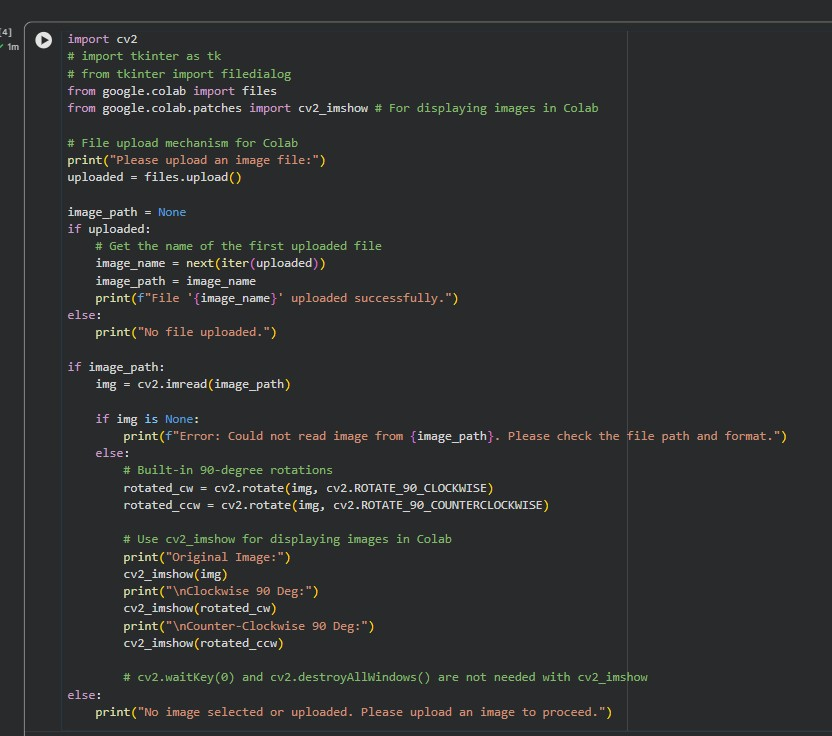
#> input picture Lab Experiments/Exp 9/exp 9 code.jpg, 832 x 736 px, found by its file name
$ python 'Exp 14.py'
#> lines starting #> are read from the running program, lines starting #| are printed output that depends on the picture
import cv2
import numpy as np
from google.colab import files
from google.colab.patches import cv2_imshow # For displaying images in Colab

# File upload
uploaded = files.upload()
#> the answer given: exp 9 code.jpg

image_path = None
if uploaded:
    # Assuming only one file is uploaded for simplicity
    image_name = list(uploaded.keys())[0]
    image_path = image_name
    print(f"Uploaded file: {image_name}")

if image_path:
    img = cv2.imread(image_path)
#> img is the input picture: shape (736, 832, 3); mean B, G, R 47.7, 47, 45.9

    if img is None:
        print(f"Error: Could not load image from {image_path}. Please check the file path and ensure it's a valid image.")
    else:
        rows, cols = img.shape[:2]
#> rows = 736; cols = 832

        # At least 4 corresponding point pairs
        src_pts = np.float32([[0, 0], [cols - 1, 0], [0, rows - 1], [cols - 1, rows - 1]])
#> src_pts = [[0, 0], [831, 0], [0, 735], [831, 735]]
        dst_pts = np.float32([[50, 50], [cols - 100, 20], [20, rows - 50], [cols - 50, rows - 20]])

        # Find Homography matrix H
        H, status = cv2.findHomography(src_pts, dst_pts)
#> status = [1, 1, 1, 1]
        homography_img = cv2.warpPerspective(img, H, (cols, rows))
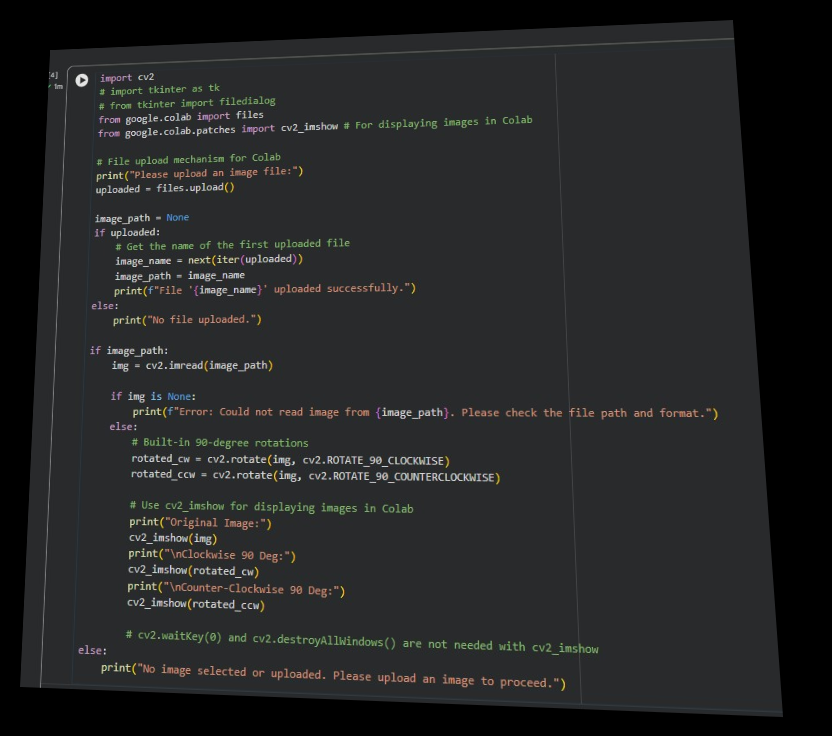
#> homography_img: shape (736, 832, 3); mean B, G, R 37.4, 36.8, 36

        print("Original Image:")
        cv2_imshow(img)
        print("Homography Transformation:")
        cv2_imshow(homography_img)

        # No need for waitKey and destroyAllWindows in Colab when using cv2_imshow
else:
    print("No image selected or uploaded.")
